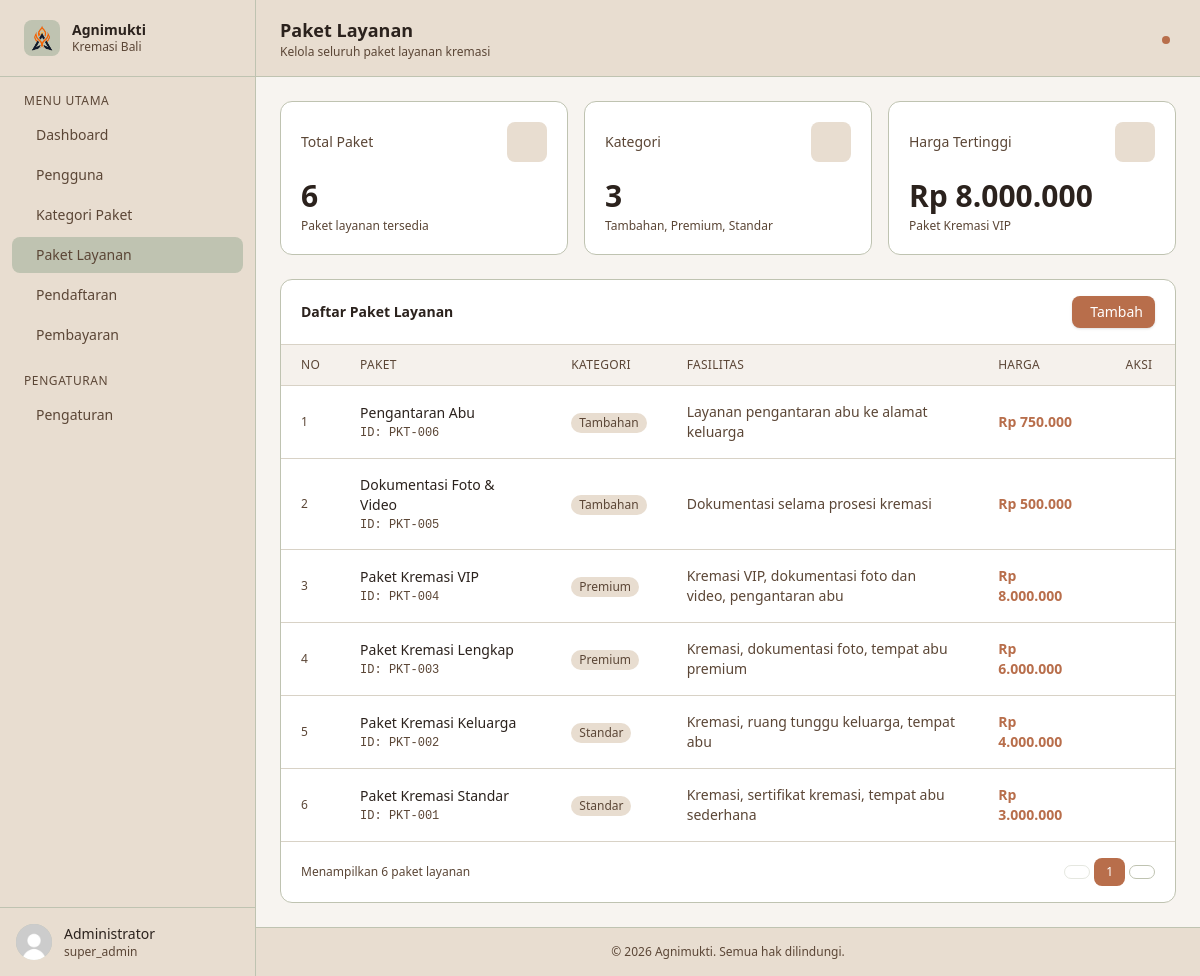
The page /admin?page=services (signed in) on the database as committed earlier.
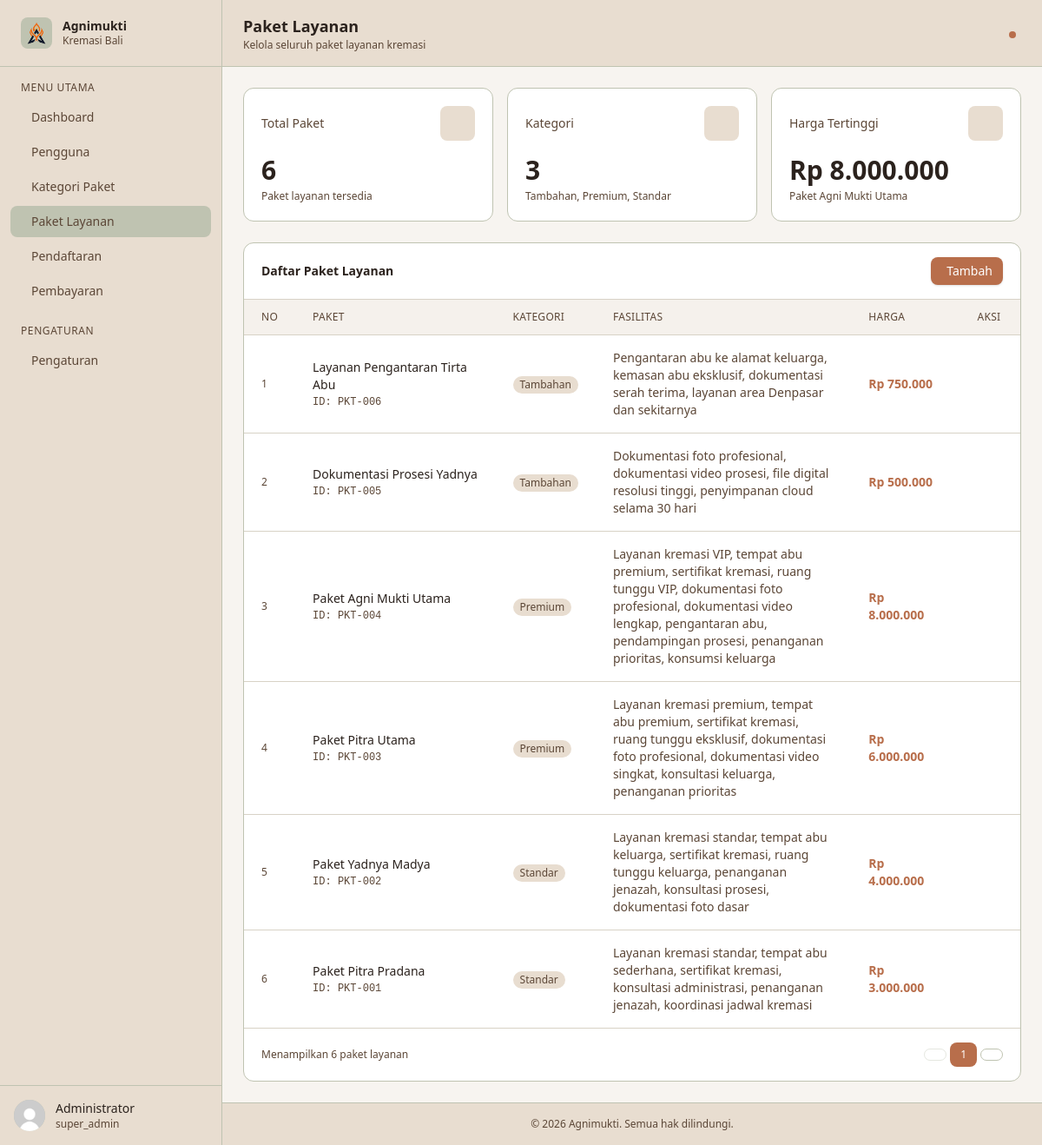
The same page on the database as committed later.
### tables this page shows
CREATE TABLE paket_layanan (
    id_paket INT AUTO_INCREMENT PRIMARY KEY,
    id_kategori INT NOT NULL,
    nama_paket VARCHAR(100) NOT NULL,
    harga DECIMAL(12,2) NOT NULL,
    fasilitas TEXT,
    created_at TIMESTAMP DEFAULT CURRENT_TIMESTAMP,

    CONSTRAINT fk_paket_kategori
    FOREIGN KEY (id_kategori)
    REFERENCES kategori_paket(id_kategori)
    ON UPDATE CASCADE
    ON DELETE RESTRICT
);

CREATE TABLE kategori_paket (
    id_kategori INT AUTO_INCREMENT PRIMARY KEY,
    nama_kategori VARCHAR(100) NOT NULL,
    deskripsi TEXT,
    created_at TIMESTAMP DEFAULT CURRENT_TIMESTAMP
);

### config/Database.php (called while the page is built)
<?php
class Database {
    private $host = "localhost";
    private $username = "root";
    private $password = "";
    private $dbname   = "db_agnimukti";
    public function connect() {
        try {
            $pdo = new PDO(
                "mysql:host={$this->host};dbname={$this->dbname};charset=utf8mb4",
                $this->username,
                $this->password
            );
            $pdo->setAttribute(PDO::ATTR_ERRMODE, PDO::ERRMODE_EXCEPTION);
            return $pdo;
        } catch (PDOException $e) {
            die("Koneksi database gagal: " . $e->getMessage());
        }
    }
}
?>

### classes/PaketLayanan.php (called while the page is built, shortened)
<?php
require_once __DIR__ . '/../config/Database.php';
class PaketLayanan
{
    private $conn;
    public function __construct()
    {
        $database = new Database();
        $this->conn = $database->connect();
    }
    public function getAll()
    {
        $sql = "SELECT
                    p.id_paket,
                    p.id_kategori,
                    k.nama_kategori,
                    p.nama_paket,
                    p.harga,
                    p.fasilitas
                FROM paket_layanan p
                JOIN kategori_paket k
                    ON p.id_kategori = k.id_kategori
                ORDER BY p.id_paket DESC";
        $stmt = $this->conn->prepare($sql);
        $stmt->execute();
        return $stmt->fetchAll(PDO::FETCH_ASSOC);
    }
}

### classes/KategoriPaket.php (called while the page is built, shortened)
<?php
require_once __DIR__ . '/../config/Database.php';
class KategoriPaket {
    private $conn;
    public function __construct()
    {
        $database = new Database();
        $this->conn = $database->connect();
    }
    public function getAll() {
        try {
        $query = "SELECT * FROM kategori_paket ORDER BY id_kategori DESC";
        $stmt = $this->conn->prepare($query);
        $stmt->execute();
        $data = $stmt->fetchAll(PDO::FETCH_ASSOC);
        return [
            "status" => true,
            "message" => "Data kategori berhasil diambil",
            "data" => $data
        ];
        } catch (PDOException $e) {
            return [
                "status" => false,
                "message" => $e->getMessage()
            ];
        }
    }
}
?>

### public/admin/pages/services.php (the view, shortened to what the rows shown need)
<?php
require_once __DIR__ . '/../../../classes/KategoriPaket.php';
require_once __DIR__ . '/../../../classes/PaketLayanan.php';
$paketModel = new PaketLayanan();
$kategoriModel = new KategoriPaket();
$resKategori = $kategoriModel->getAll();
$kategori_list = ($resKategori['status']) ? $resKategori['data'] : [];
$daftar_paket = $paketModel->getAll();
$total_paket = count($daftar_paket);
$kategori_unik = array_unique(array_column($daftar_paket, 'nama_kategori'));
$total_kategori = count($kategori_list);
$harga_tertinggi = 0;
$nama_paket_tertinggi = '-';
foreach ($daftar_paket as $p) {
    if ($p['harga'] > $harga_tertinggi) {
        $harga_tertinggi = $p['harga'];
        $nama_paket_tertinggi = $p['nama_paket'];
    }
}
$format_harga_tertinggi = $harga_tertinggi > 0 ? 'Rp ' . number_format($harga_tertinggi, 0, ',', '.') : 'Rp 0';
?>
<header class="bg-[#E8DDD0] border-b border-[#BFC3B1] px-6 py-4 flex items-center justify-between sticky top-0 z-30">
    <div>
        <h1 class="text-lg font-semibold text-[#2B221D]">Paket Layanan</h1>
        <p class="text-xs text-[#5B4636]">Kelola seluruh paket layanan kremasi</p>
    </div>
    <div class="flex items-center gap-3">
        <button class="relative text-[#5B4636] hover:text-[#2B221D] p-2 rounded-lg hover:bg-[#D8D2C6] transition-colors">
            <span class="absolute top-1.5 right-1.5 w-2 h-2 bg-[#B86E4B] rounded-full"></span>
        </button>
    </div>
</header>
<main class="flex-1 p-6 space-y-6">
    <div class="grid grid-cols-1 sm:grid-cols-3 gap-4">
        <div class="bg-white rounded-xl border border-[#BFC3B1] p-5">
            <div class="flex items-center justify-between mb-4">
                <p class="text-sm text-[#5B4636]">Total Paket</p>
                <div class="w-10 h-10 rounded-lg bg-[#E8DDD0] flex items-center justify-center">
                </div>
            </div>
            <p class="text-3xl font-semibold text-[#2B221D]"><?= $total_paket; ?></p>
            <p class="text-xs text-[#5B4636] mt-1">Paket layanan tersedia</p>
        </div>
        <div class="bg-white rounded-xl border border-[#BFC3B1] p-5">
            <div class="flex items-center justify-between mb-4">
                <p class="text-sm text-[#5B4636]">Kategori</p>
                <div class="w-10 h-10 rounded-lg bg-[#E8DDD0] flex items-center justify-center">
                </div>
            </div>
            <p class="text-3xl font-semibold text-[#2B221D]"><?= $total_kategori; ?></p>
            <p class="text-xs text-[#5B4636] mt-1"><?= count($kategori_unik) > 0 ? implode(', ', $kategori_unik) : 'Belum ada paket aktif'; ?></p>
        </div>
        <div class="bg-white rounded-xl border border-[#BFC3B1] p-5">
            <div class="flex items-center justify-between mb-4">
                <p class="text-sm text-[#5B4636]">Harga Tertinggi</p>
                <div class="w-10 h-10 rounded-lg bg-[#E8DDD0] flex items-center justify-center">
                </div>
            </div>
            <p class="text-3xl font-semibold text-[#2B221D]"><?= $format_harga_tertinggi; ?></p>
            <p class="text-xs text-[#5B4636] mt-1"><?= htmlspecialchars($nama_paket_tertinggi); ?></p>
        </div>
    </div>
    <div class="bg-white rounded-xl border border-[#BFC3B1]">
        <div class="px-5 py-4 border-b border-[#D8D2C6] flex flex-col sm:flex-row sm:items-center gap-3 justify-between">
            <h2 class="text-sm font-semibold text-[#2B221D]">Daftar Paket Layanan</h2>
            <div class="flex items-center gap-2">
                <button onclick="document.getElementById('modalTambah').classList.remove('hidden')"
                    class="flex items-center gap-1.5 px-3 py-1.5 bg-[#B86E4B] hover:bg-[#B86E4B]/90 text-white text-sm rounded-lg transition-colors shadow-sm">
                    Tambah
                </button>
            </div>
        </div>
        <div class="overflow-x-auto">
            <table class="w-full text-sm" id="tablePaket">
                <thead>
                    <tr class="bg-[#F5F1EC] text-left text-xs text-[#5B4636] uppercase tracking-wide border-b border-[#D8D2C6]">
                        <th class="px-5 py-3 font-medium">No</th>
                        <th class="px-5 py-3 font-medium">Paket</th>
                        <th class="px-5 py-3 font-medium">Kategori</th>
                        <th class="px-5 py-3 font-medium">Fasilitas</th>
                        <th class="px-5 py-3 font-medium">Harga</th>
                        <th class="px-5 py-3 font-medium text-center">Aksi</th>
                    </tr>
                </thead>
                <tbody class="divide-y divide-[#D8D2C6]">
                    <?php if (empty($daftar_paket)): ?>
                    <tr>
                        <td colspan="6" class="px-5 py-8 text-center text-[#5B4636]/70 italic">Belum ada data paket layanan.</td>
                    </tr>
                    <?php else: ?>
                        <?php $no = 1; foreach ($daftar_paket as $paket): ?>
                        <tr class="hover:bg-[#F5F1EC] transition-colors row-paket">
                            <td class="px-5 py-3.5 text-[#5B4636] text-xs"><?= $no++; ?></td>
                            <td class="px-5 py-4">
                                <div>
                                    <p class="font-medium text-[#2B221D] nama-paket-text"><?= htmlspecialchars($paket['nama_paket']); ?></p>
                                    <p class="text-xs text-[#5B4636] font-mono mt-0.5">ID: PKT-<?= str_pad($paket['id_paket'], 3, '0', STR_PAD_LEFT); ?></p>
                                </div>
                            </td>
                            <td class="px-5 py-4">
                                <span class="inline-flex px-2 py-0.5 rounded-full text-xs font-medium bg-[#E8DDD0] text-[#5B4636]">
                                    <?= htmlspecialchars($paket['nama_kategori']); ?>
                                </span>
                            </td>
                            <td class="px-5 py-4 text-[#5B4636] max-w-xs">
                                <?= nl2br(htmlspecialchars($paket['fasilitas'] ?? '')); ?>
                            </td>
                            <td class="px-5 py-4 font-semibold text-[#B86E4B]">
                                Rp <?= number_format($paket['harga'], 0, ',', '.'); ?>
                            </td>
                            <td class="px-5 py-3.5">
                                <div class="flex items-center justify-center gap-2">
                                    <button onclick="openEdit(<?= htmlspecialchars(json_encode($paket)); ?>)" class="p-1.5 rounded-lg text-[#5B4636] hover:bg-[#E8DDD0] transition-colors" title="Edit">
                                    </button>
                                    <button onclick="confirmDelete(<?= $paket['id_paket']; ?>, '<?= htmlspecialchars($paket['nama_paket'], ENT_QUOTES); ?>')" class="p-1.5 rounded-lg text-[#B86E4B] hover:bg-[#B86E4B]/10 transition-colors" title="Hapus">
                                    </button>
                                </div>
                            </td>
                        </tr>
                        <?php endforeach; ?>
                    <?php endif; ?>
                </tbody>
            </table>
        </div>
        <div class="px-5 py-4 border-t border-[#D8D2C6] flex items-center justify-between">
            <p class="text-xs text-[#5B4636]">Menampilkan <?= count($daftar_paket); ?> paket layanan</p>
            <div class="flex items-center gap-1">
                <button class="px-3 py-1.5 text-xs text-[#5B4636] border border-[#BFC3B1] rounded-lg hover:bg-[#F5F1EC] disabled:opacity-40" disabled>
                </button>
                <button class="px-3 py-1.5 text-xs bg-[#B86E4B] text-white rounded-lg">1</button>
                <button class="px-3 py-1.5 text-xs text-[#5B4636] border border-[#BFC3B1] rounded-lg hover:bg-[#F5F1EC]" disabled>
                </button>
            </div>
        </div>
    </div>
</main>

Rows that differ between the two databases and show on the page:
changed paket_layanan "Rp 8.000.000": nama_paket "Paket Kremasi VIP" → "Paket Agni Mukti Utama"; fasilitas "Kremasi VIP, dokumentasi foto dan video, pengantaran abu" → "Layanan kremasi VIP, tempat abu premium, sertifikat kremasi, ruang tunggu VIP, dokumentasi foto profesional, dokumentasi video lengkap, pengantaran abu, pendampingan prosesi, penanganan prioritas, konsumsi keluarga"
changed paket_layanan "006": nama_paket "Pengantaran Abu" → "Layanan Pengantaran Tirta Abu"; fasilitas "Layanan pengantaran abu ke alamat keluarga" → "Pengantaran abu ke alamat keluarga, kemasan abu eksklusif, dokumentasi serah terima, layanan area Denpasar dan sekitarnya"
changed paket_layanan "005": nama_paket "Dokumentasi Foto & Video" → "Dokumentasi Prosesi Yadnya"; fasilitas "Dokumentasi selama prosesi kremasi" → "Dokumentasi foto profesional, dokumentasi video prosesi, file digital resolusi tinggi, penyimpanan cloud selama 30 hari"
changed paket_layanan "003": nama_paket "Paket Kremasi Lengkap" → "Paket Pitra Utama"; fasilitas "Kremasi, dokumentasi foto, tempat abu premium" → "Layanan kremasi premium, tempat abu premium, sertifikat kremasi, ruang tunggu eksklusif, dokumentasi foto profesional, dokumentasi video singkat, konsultasi keluarga, penanganan prioritas"
changed paket_layanan "002": nama_paket "Paket Kremasi Keluarga" → "Paket Yadnya Madya"; fasilitas "Kremasi, ruang tunggu keluarga, tempat abu" → "Layanan kremasi standar, tempat abu keluarga, sertifikat kremasi, ruang tunggu keluarga, penanganan jenazah, konsultasi prosesi, dokumentasi foto dasar"
changed paket_layanan "001": nama_paket "Paket Kremasi Standar" → "Paket Pitra Pradana"; fasilitas "Kremasi, sertifikat kremasi, tempat abu sederhana" → "Layanan kremasi standar, tempat abu sederhana, sertifikat kremasi, konsultasi administrasi, penanganan jenazah, koordinasi jadwal kremasi"
